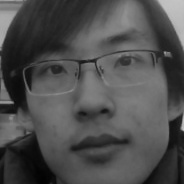
#> input picture pythonProject/Image/face/SQL/liu (1).jpg, 184 x 184 px, given in place of the camera
$ python video_set.py
#> lines starting #> are read from the running program, lines starting #| are printed output that depends on the picture; after the words box and inside, x2 and y2 are one past the last pixel; in counts of white or black regions, pixels touching at a corner belong together
#> further down, frame is the input picture: shape (184, 184, 3); min 2, max 197, mean 77.8
import cv2

#光进行二值化处理
def method_1(image):
    gray = cv2.cvtColor(image, cv2.COLOR_BGRA2GRAY)
    t,binary = cv2.threshold(gray,0,255,cv2.THRESH_BINARY|cv2.THRESH_OTSU)
    return binary

#先高斯模糊去噪声，然后二值化图像
def method_2(image):
    blurred = cv2.GaussianBlur(image,(3,3),0)
    gray = cv2.cvtColor(blurred, cv2.COLOR_BGRA2GRAY)
    t,binary = cv2.threshold(gray,0,255,cv2.THRESH_BINARY|cv2.THRESH_OTSU)
    return binary

#先均值迁移去噪声，然后二值化的图像
def method_3(image):
    blurred = cv2.pyrMeanShiftFiltering(image,10,100)
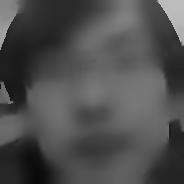
#> blurred: shape (184, 184, 3); min 9, max 189, mean 77.9
    gray = cv2.cvtColor(blurred, cv2.COLOR_BGRA2GRAY)
    t,binary = cv2.threshold(gray,0,255,cv2.THRESH_BINARY|cv2.THRESH_OTSU)
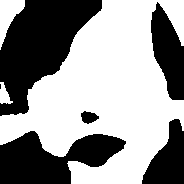
#> binary: shape (184, 184); 58% white; 6 black regions (1 under 20 px), largest, box (x1, y1, x2, y2) and area: (0, 0, 102, 116) 6327, (0, 131, 126, 184) 4071, (151, 2, 184, 100) 2012, (142, 119, 184, 184) 1661, (81, 111, 99, 124) 157
#> t = 73
    return binary

video = cv2.VideoCapture(0)
fps = video.get(cv2.CAP_PROP_FPS)
print(fps)
size = (int(video.get(cv2.CAP_PROP_FRAME_WIDTH)), int(video.get(cv2.CAP_PROP_FRAME_HEIGHT)))
print(size)
while True:
    ret, frame = video.read()
    # 二值化处理
    binary = method_3(frame)
    # 腐蚀
    dst = cv2.erode(binary,kernel=(3,3),iterations=5)
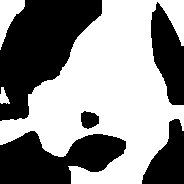
#> dst: shape (184, 184); 54.6% white; 5 black regions, box (x1, y1, x2, y2) and area: (0, 0, 102, 121) 6911, (0, 131, 126, 184) 4362, (151, 2, 184, 105) 2177, (142, 119, 184, 184) 1661, (81, 111, 99, 129) 247
    # 形态梯度
    result = cv2.morphologyEx(binary, cv2.MORPH_GRADIENT, (3, 3), iterations=3)
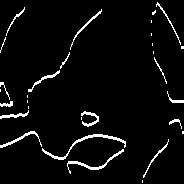
#> result: shape (184, 184); 4.3% white in thin lines or dots


    cv2.imshow("A video",result)
    c = cv2.waitKey(1)
#> (key Esc is pressed here)
    if c == 27:
        break
video.release()
cv2.destroyAllWindows()
